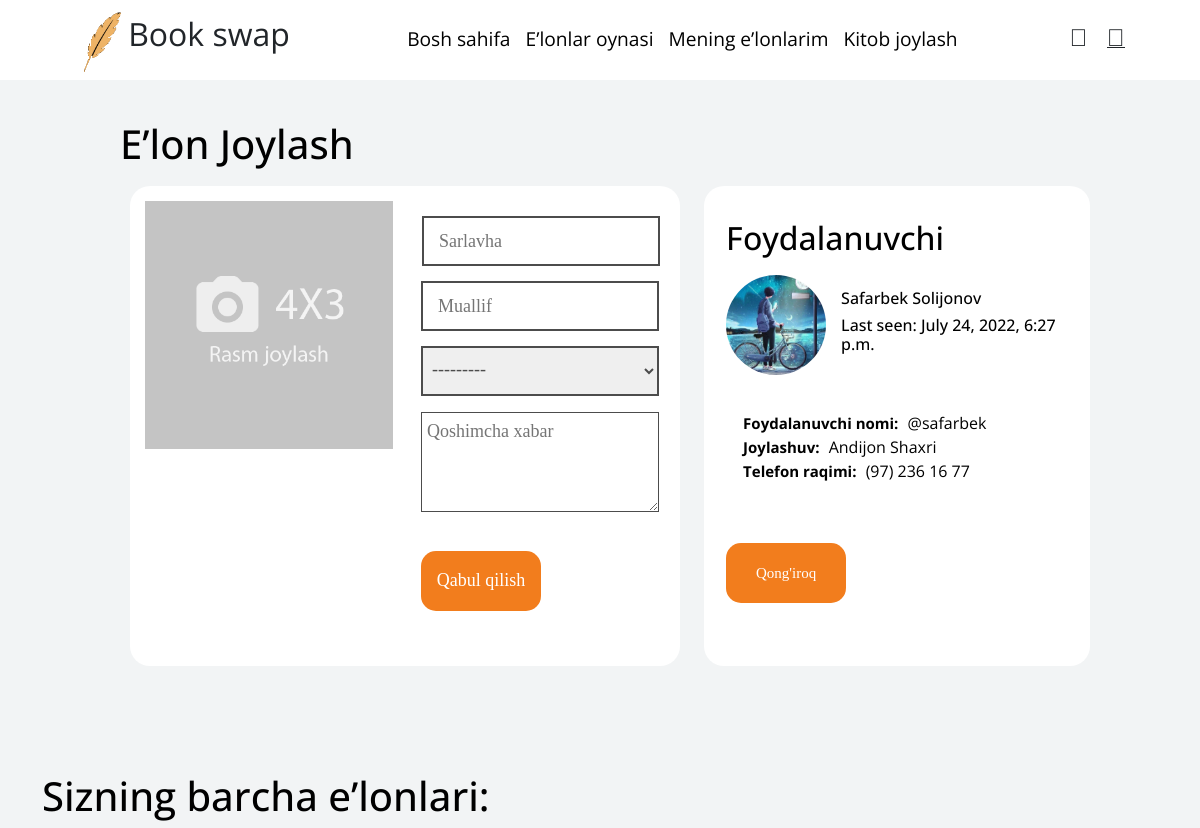
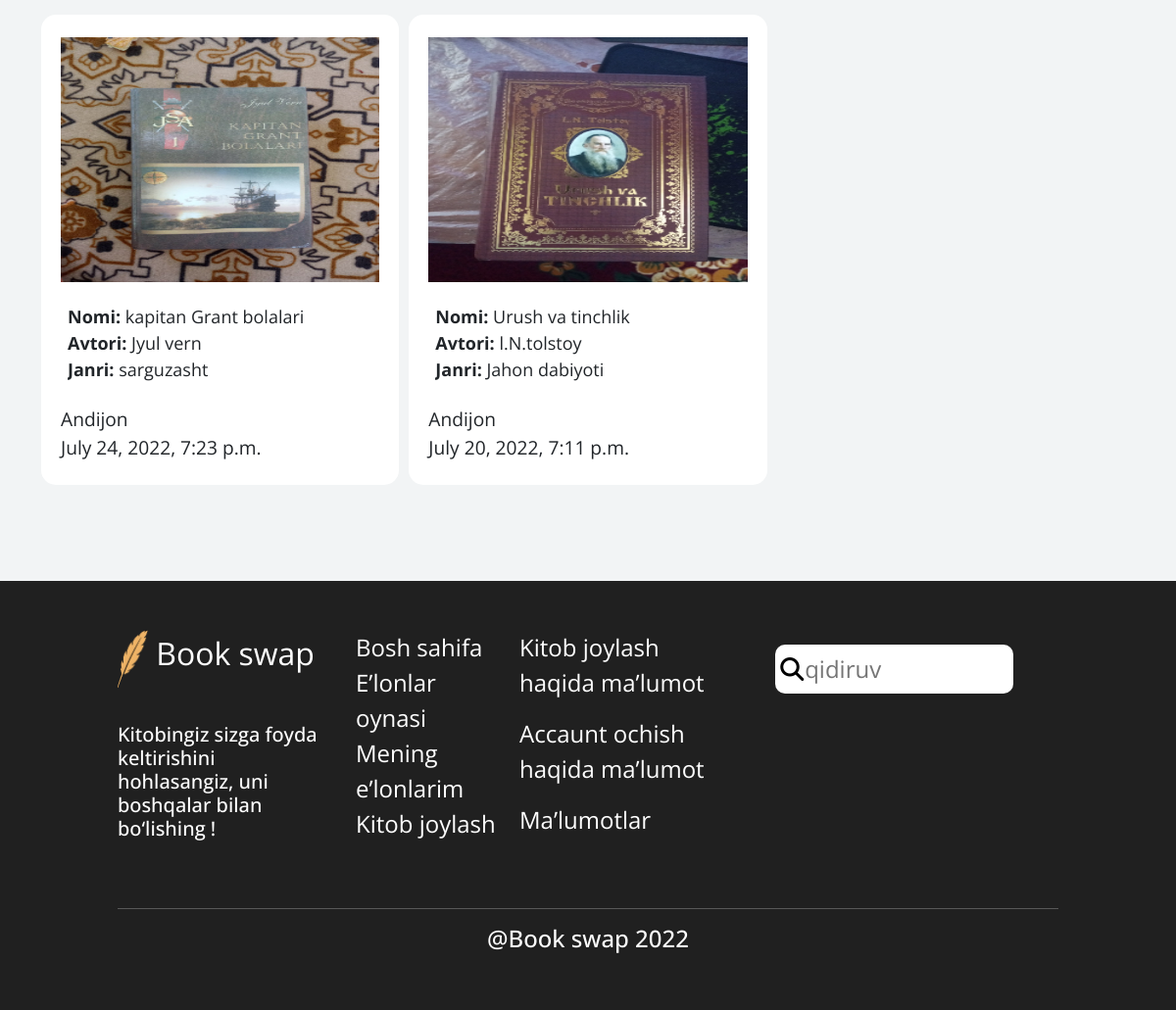
The app's page /create_advert/ (signed in) with its own data (2 pictures, top to bottom).
### account/models.py (models this page shows, shortened)
class User(AbstractUser):
	GENDER = (
		('Ayol', 'Ayol'),
		('Erkak', 'Erkak'),
	)
	ADDRESS = (
		('Andijon', 'Andijon'),
		('Namangan', 'Namangan'),
		('Samarqand', 'Samarqand'),
		('Tashkent', 'Tashkent'),
		('Jizzax', 'Jizzax'),
		('Surxondaryo', 'Surxondaryo'),
		('Navoiy', 'Navoiy'),
		('Xorazm', 'Xorazm'),
		('Qashqadaryo', 'Qashqadaryo'),
		('Buxoro', 'Buxoro'),
		('Sirdaryo', 'Sirdaryo'),
		('Fargona', 'Fargona'),
	)
	name = models.CharField("Name", max_length=256)
	surname = models.CharField("Surname", max_length=256)
	username = models.CharField("Username", max_length=256, unique=True, null=True)
	age = models.PositiveIntegerField("Age", null=True)
	phone = models.CharField("Phone", max_length=18)
	avatar = models.ImageField("Image", upload_to="user-images/", null=True, blank=True, default='default.png')
	gender = models.CharField("Gender", max_length=128, choices=GENDER)
	address = models.CharField("Address", max_length=128, choices=ADDRESS)
	created_at = models.DateTimeField("Created at", auto_now_add=True)
	updated_at = models.DateTimeField("Updated_at", auto_now=True)
	USERNAME_FIELD = "username"
	first_name = None
	last_name = None
	class Meta:
		db_table = "user"
		verbose_name = "user"
		verbose_name_plural = "users"

### main/models.py (models this page shows, shortened)
class Book(models.Model):
    ADDRESS = (
		('Andijon', 'Andijon'),
		('Namangan', 'Namangan'),
		('Samarqand', 'Samarqand'),
		('Tashkent', 'Tashkent'),
		('Jizzax', 'Jizzax'),
		('Surxondaryo', 'Surxondaryo'),
		('Navoiy', 'Navoiy'),
		('Xorazm', 'Xorazm'),
		('Qashqadaryo', 'Qashqadaryo'),
		('Buxoro', 'Buxoro'),
		('Sirdaryo', 'Sirdaryo'),
		('Fargona', 'Fargona'),
	)
    author = models.ForeignKey(User, on_delete=models.CASCADE, related_name="books", default=None, null=True)
    slug = models.SlugField("Slug", max_length=256, blank=True, unique=True)
    title = models.CharField("Title", max_length=256)
    author_pen = models.CharField("Book Author", max_length=100)
    location = models.CharField('loacation', max_length=256,  choices=ADDRESS)
    genre = models.ForeignKey(Genre, on_delete=models.CASCADE, related_name="books", default=None, null=True)
    description = models.TextField("Description", max_length=200)
    image = models.ImageField("Image", upload_to="book_images")
    created_at = models.DateTimeField("Created time", auto_now_add=True)
    likes_count = models.PositiveIntegerField("Likes", default=0)
    class Meta:
        ordering = ['-id']
        db_table = "book"
        unique_together = ["slug"]
        verbose_name = "book"
        verbose_name_plural = "books"

class Genre(models.Model):
    title = models.CharField("Title", max_length=256)
    slug = models.SlugField("Slug", max_length=256, blank=True)
    def __str__(self):
        return f"{self.title}"
    class Meta:
        db_table = "genre"
        verbose_name = "genre"
        verbose_name_plural = "genres"

### main/views.py (the view, shortened to what this page needs)
# urls.py: path("create_advert/", views.BookCreate.as_view(), name="create-book"),
class BookCreate(LoginRequiredMixin, CreateView):
    model = Book
    template_name = 'advert/create_advert.html'
    fields = ("title", "author_pen", "genre", "description", "image")
    success_url = '/mybooks/'
    def get_context_data(self, **kwargs):
        context = super().get_context_data(**kwargs)
        book = Book.objects.select_related('author', 'genre').filter(author=self.request.user)
        context["books"] = book
        return context

### templates/advert/create_advert.html (shortened to what this page needs)
{% extends "advert/base.html" %}
{% load static %}
{% block content %}
<header>
    <section class="add_advert">
        <h1>E’lon Joylash</h1>
        <div class="row">
            <div class="col-lg-7">
                <div class="white-card">
                    <form method="post" enctype="multipart/form-data" class="row">
                        <div class="col-sm-6">
                            <label for="id_image">
                                <img src="/static/img/select_img.png" alt="image" id="uploadImg"
                                    style="max-height: 400px; width: 100%;">
                            </label>
                        </div>
                        <div class="col-sm-6">
                            <div class="input-group">
                                {{ form.title }}
                                {{ form.author_pen }}
                                {{ form.genre }}
                                {{ form.description }}
                                <br class="">
                                <button class="btn" type="submit">
                                    Qabul qilish
                                </button>
                            </div>
                        </div>
                    </form>
                </div>
            </div>
            <div class="col-lg-5">
                <div class="white-card">
                    <div class="about-user">
                        <h2 class="mr-3">Foydalanuvchi</h2>
                        <div class="user-componet">
                            <img src="{{request.user.avatar.url}}" alt="">
                            <div class="user-bio">
                                <h3 style="text-transform: capitalize;">{{request.user.name}} {{request.user.surname}}
                                </h3>
                                <h5>Last seen: {{request.user.updated_at }}</h5>
                            </div>
                        </div>
                        <ul>
                            <li>
                                <strong>Foydalanuvchi nomi:</strong>
                                <span>@{{request.user.username }}</span>
                            </li>
                            <li>
                                <strong>Joylashuv:</strong>
                                <span>{{request.user.address}} Shaxri</span>
                            </li>
                            <li>
                                <strong>Telefon raqimi:</strong>
                                <span>{{request.user.phone}}</span>
                            </li>
                        </ul>
                        <br>
                        <a href="tel: {{request.user.phone}}" class="text-light">
                            <button class="btn">
                                Qong'iroq
                            </button>
                        </a>
                    </div>
                </div>
            </div>
        </div>
    </section>
    <br><br>
</header>
<div class="container">
    <section class="advert-section mt-5">
      {% if books %}
      <h1>Sizning barcha e’lonlari:</h1>
      {% endif %}
      <div class="owl-carousel owl-theme">
        {% for book in books%}
        <div class="item d-inline">
          <a href="{% url 'main:detail' book.slug %}" class="text-dark" style="text-decoration: none;">
            <div class="advert-box">
              <img src="{{book.image.url}}" alt="">
              <ul>
                <li>
                  <strong>Nomi:</strong>
                  <span>{{book.title}}</span>
                </li>
                <li>
                  <strong>Avtori:</strong>
                  <span>{{book.author_pen}}</span>
                </li>
                <li>
                  <strong>Janri:</strong>
                  <span>{{book.genre}}</span>
                </li>
              </ul>
              <span class="about-box">{{book.author.address}} <br> {{book.created_at}}</span>
            </div>
          </a>
        </div>
        {% endfor %}
      </div>
    </section>
    <br><br>
  </div>
{% endblock %}

### records on screen
User: user.avatar (picture), user.name "Safarbek", user.surname "Solijonov", user.updated_at "July 24, 2022, 6:27 p.m.", user.username "safarbek", user.address "Andijon", user.phone "(97) 236 16 77"
Book: image (picture), title "kapitan Grant bolalari", author_pen "Jyul vern", genre "sarguzasht", author.address "Andijon", created_at "July 24, 2022, 7:23 p.m."
Book: image (picture), title "Urush va tinchlik", author_pen "l.N.tolstoy", genre "Jahon dabiyoti", author.address "Andijon", created_at "July 20, 2022, 7:11 p.m."
